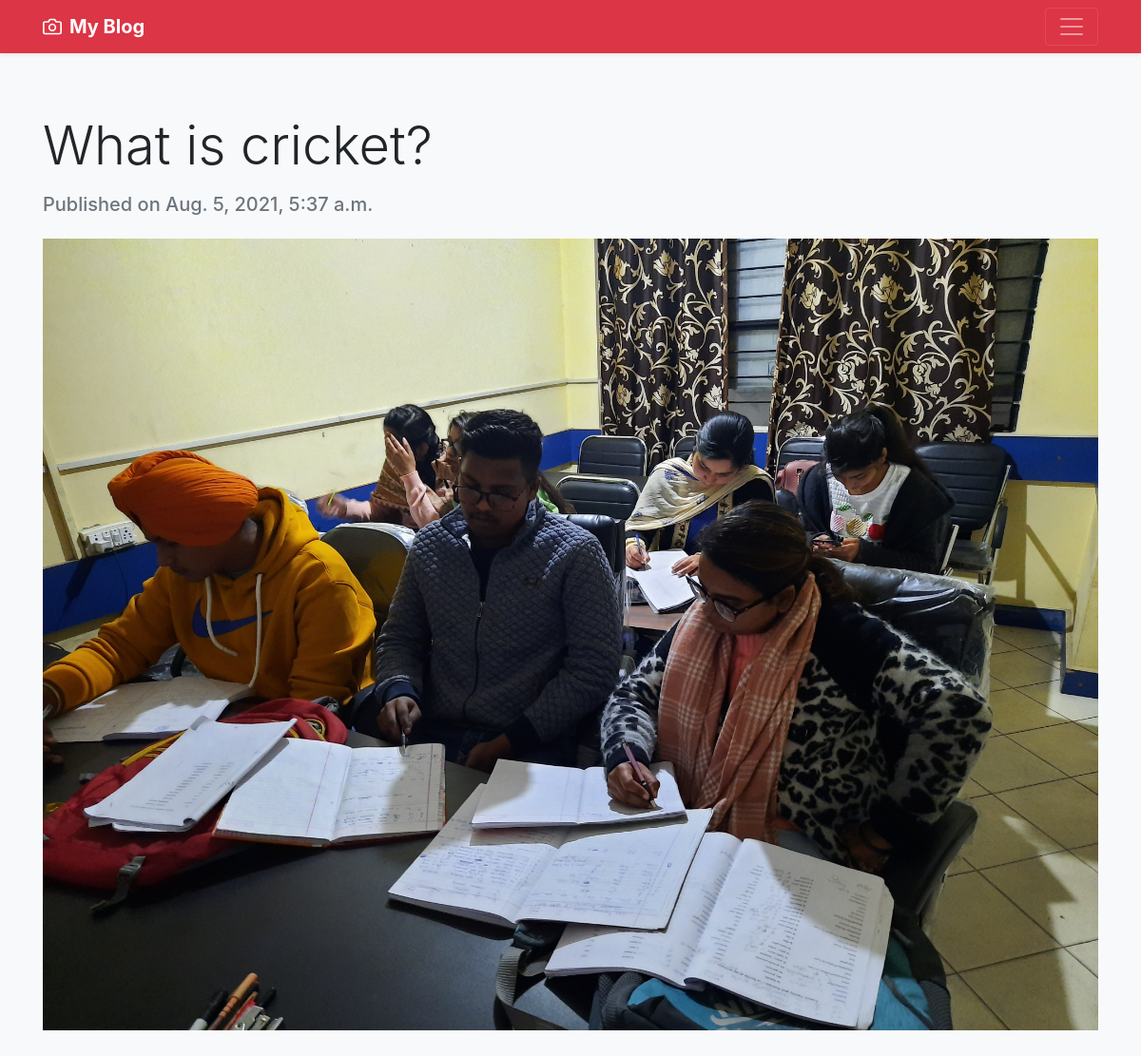
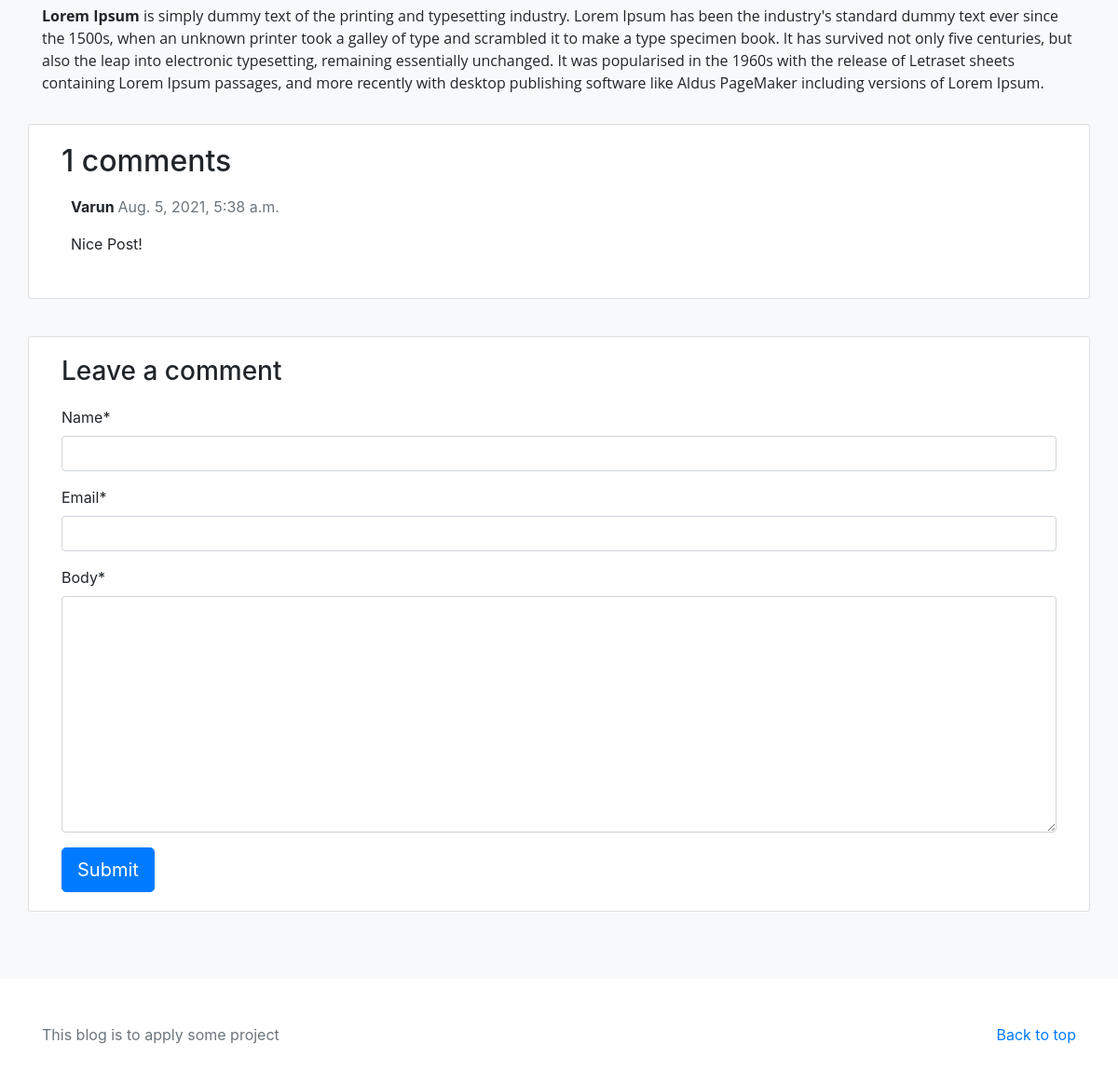
Page /post_detail/15/ on the committed database (2 pictures, top to bottom).
### cms/models.py (models this page shows, shortened)
class Post(models.Model):
    author = models.ForeignKey(settings.AUTH_USER_MODEL, on_delete=models.CASCADE, default=1)
    title = models.CharField(max_length = 400)
    text = models.TextField()
    image = models.ImageField(upload_to='images/', default="images/no-image.jpg")
    created_date = models.DateTimeField(default = timezone.now)
    published_date = models.DateTimeField(blank = True, null = True)

class Comment(models.Model):
    post = models.ForeignKey(Post,on_delete=models.CASCADE,related_name='comments')
    name = models.CharField(max_length=80)
    email = models.EmailField()
    body = models.TextField()
    created_on = models.DateTimeField(auto_now_add=True)
    active = models.BooleanField(default=False)
    class Meta:
        ordering = ['created_on']

### cms/views.py (the view)
# urls.py: path('post_detail/<int:pk>/', post_detail, name="page"),
def post_detail(request, pk):
    template_name = 'page.html'
    post = get_object_or_404(Post, pk=pk)
    comments = post.comments.filter(active=True)
    new_comment = None
    if request.method == 'POST':
        comment_form = CommentForm(data=request.POST)
        if comment_form.is_valid():
            new_comment = comment_form.save(commit=False)
            new_comment.post = post
            new_comment.save()
    else:
        comment_form = CommentForm()
    return render(request, template_name, {'post': post,
                                           'comments': comments,
                                           'new_comment': new_comment,
                                           'comment_form': comment_form})

### cms/forms.py
class CommentForm(forms.ModelForm):
    class Meta:
        model = Comment
        fields = ('name', 'email', 'body')

### templates/page.html (shortened to what this page needs)
{% extends 'base.html' %}
{% load static %}
{% load crispy_forms_tags %}
{% block content %}
          <div class="col-md-12">
            <h3 class="display-4 my-3">{{ post.title }}</h3>
            <h5 class="text-muted">Published on {{ post.created_date }}</h5>
              <img src="/media/{{ post.image }}" class="w-100 my-3">
              <p class="card-text">{{ post.text|safe }}</p>
          </div>
<br>
<div class="col-md-12 card mb-4  mt-3 ">
      <div class="card-body">
        <h2>{{ comments.count }} comments</h2>
        {% for comment in comments %}
        <div class="comments" style="padding: 10px;">
          <p class="font-weight-bold">
            {{ comment.name }}
            <span class=" text-muted font-weight-normal">
              {{ comment.created_on }}
            </span>
          </p>
          {{ comment.body | safe  }}
        </div>
        {% endfor %}
      </div>
    </div>
    <div class="col-md-12 card mb-4  mt-3 ">
      <div class="card-body">
        {% if new_comment %}
        <div class="alert alert-success" role="alert">
          Your comment is awaiting moderation
        </div>
        {% else %}
        <h3>Leave a comment</h3>
        <form method="post" style="margin-top: 1.3em;">
          {{ comment_form|crispy  }}
          <button type="submit" class="btn btn-primary  btn-lg">Submit</button>
        </form>
        {% endif %}
      </div>
    </div>
{% endblock %}

### templates/base.html (shortened to what this page needs)
{% load static %}
<!doctype html>
<html lang="en">
  <head>
<link rel="stylesheet" type="text/css" href="{% static 'cms/css/bootstrap.css' %}">
 <link rel="stylesheet" type="text/css" href="{% static 'cms/css/album.css' %}">
  </head>
  <body>
<header>
  <div class="navbar navbar-dark  bg-danger shadow-sm">
    <div class="container d-flex justify-content-between">
      <a href="{% url 'home' %}"  class="navbar-brand d-flex align-items-center">
        <strong class="text-white">My Blog</strong>
      </a>
      <button class="navbar-toggler" type="button" data-toggle="collapse" data-target="#navbarHeader" aria-controls="navbarHeader" aria-expanded="false" aria-label="Toggle navigation">
        <span class="navbar-toggler-icon"></span>
      </button>
    </div>
  </div>
</header>
<main role="main">
  <div class="album py-5 bg-light">
    <div class="container">
      <div class="row">
        {% block content %}
        {% endblock %}
      </div>
    </div>
  </div>
</main>
<footer class="text-muted">
  <div class="container">
    <p class="float-right">
      <a href="#">Back to top</a>
    </p>
    <p>This blog is to apply some project</p>
   </div>
</footer>
  </body>
</html>

### cms/static/cms/css/album.css (style rules this page uses)
footer { padding-top: 3rem; padding-bottom: 3rem; }
footer p { margin-bottom: .25rem; }

### rows in the picture
Post: title "What is cricket?", created_date "Aug. 5, 2021, 5:37 a.m.", image (picture), text "Lorem Ipsum is simply dummy text of the printing and typesetting industry. Lorem Ipsum has been the industry's standard dummy text ever since the 1500s, when an unknown printer took a galley of type and scrambled it to make a type specimen book. It has survived not only five centuries, but also the leap into electronic typesetting, remaining essentially unchanged. It was popularised in the 1960s with the release of Letraset sheets containing Lorem Ipsum passages, and more recently with desktop publishing software like Aldus PageMaker including versions of Lorem Ipsum."
Comment: name "Varun", created_on "Aug. 5, 2021, 5:38 a.m.", body "Nice Post!"

### other values in the picture
{{ comments.count }} "1"
